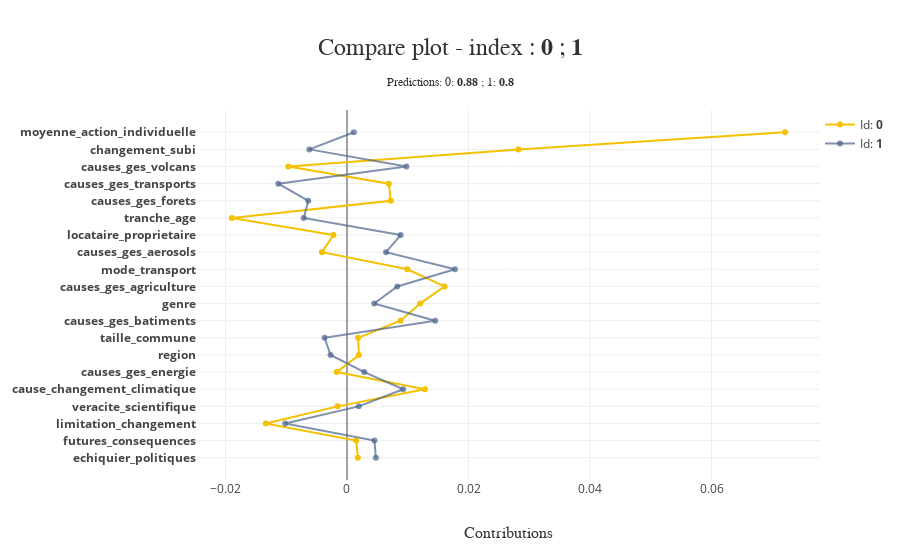

The notebook cell this image was saved under:
### Code cell
xpl_framaform.plot.compare_plot(index=[df_framaform_reduit.index[0], df_framaform_reduit.index[1]])

### Figure 1 — Plotly figure (JSON) as saved in the notebook; plotly's stock layout.template omitted (floating-point values rounded to 4 significant figures)
{"data": [{"hoverinfo": "text", "hovertext": ["Id: <b>0</b><br /><b>echiquier_politiques</b> <br />Contribution: 0.0018 <br />Value: Très à gauche", "Id: <b>0</b><br /><b>futures_consequences</b> <br />Contribution: 0.0015 <br />Value: Les conditions de vie deviendront extrêmement<br />pénibles à cause des dérèglements climatiques", "Id: <b>0</b><br /><b>limitation_changement</b> <br />Contribution: -0.0134 <br />Value: Non, certainement pas", "Id: <b>0</b><br /><b>veracite_scientifique</b> <br />Contribution: -0.0016 <br />Value: evalue_correctement", "Id: <b>0</b><br /><b>cause_changement_climatique</b> <br />Contribution: 0.0128 <br />Value: activites_humaines", "Id: <b>0</b><br /><b>causes_ges_energie</b> <br />Contribution: -0.0017 <br />Value: Beaucoup", "Id: <b>0</b><br /><b>region</b> <br />Contribution: 0.0020 <br />Value: Aquitaine - Limousin - Poitou - Charente", "Id: <b>0</b><br /><b>taille_commune</b> <br />Contribution: 0.0018 <br />Value: Dans une ville de 20.000 à moins de 100.000 habitants", "Id: <b>0</b><br /><b>causes_ges_batiments</b> <br />Contribution: 0.0088 <br />Value: Beaucoup", "Id: <b>0</b><br /><b>genre</b> <br />Contribution: 0.0120 <br />Value: Un homme", "Id: <b>0</b><br /><b>causes_ges_agriculture</b> <br />Contribution: 0.0161 <br />Value: Beaucoup", "Id: <b>0</b><br /><b>mode_transport</b> <br />Contribution: 0.0099 <br />Value: En vélo ou à pied", "Id: <b>0</b><br /><b>causes_ges_aerosols</b> <br />Contribution: -0.0041 <br />Value: Peu", "Id: <b>0</b><br /><b>locataire_proprietaire</b> <br />Contribution: -0.0022 <br />Value: Propriétaire (y compris copropriétaire et accédant)", "Id: <b>0</b><br /><b>tranche_age</b> <br />Contribution: -0.0189 <br />Value: 25-34 ans", "Id: <b>0</b><br /><b>causes_ges_forets</b> <br />Contribution: 0.0072 <br />Value: Assez", "Id: <b>0</b><br /><b>causes_ges_transports</b> <br />Contribution: 0.0069 <br />Value: Beaucoup", "Id: <b>0</b><br /><b>causes_ges_volcans</b> <br />Contribution: -0.0096 <br />Value: Peu", "Id: <b>0</b><br /><b>changement_subi</b> <br />Contribution: 0.0282 <br />Value: Oui, parfois", "Id: <b>0</b><br /><b>moyenne_action_individuelle</b> <br />Contribution: 0.0721 <br />Value: 3.75"], "marker": {"color": "rgba(244, 192, 0, 1.0)"}, "mode": "lines+markers", "name": "Id: <b>0</b>", "showlegend": true, "type": "scatter", "x": [0.001788, 0.001504, -0.01336, -0.001555, 0.01281, -0.001679, 0.001963, 0.001826, 0.008809, 0.01204, 0.01606, 0.009931, -0.004121, -0.002223, -0.01894, 0.007209, 0.006881, -0.00965, 0.0282, 0.0721], "y": ["<b>echiquier_politiques</b>", "<b>futures_consequences</b>", "<b>limitation_changement</b>", "<b>veracite_scientifique</b>", "<b>cause_changement_climatique</b>", "<b>causes_ges_energie</b>", "<b>region</b>", "<b>taille_commune</b>", "<b>causes_ges_batiments</b>", "<b>genre</b>", "<b>causes_ges_agriculture</b>", "<b>mode_transport</b>", "<b>causes_ges_aerosols</b>", "<b>locataire_proprietaire</b>", "<b>tranche_age</b>", "<b>causes_ges_forets</b>", "<b>causes_ges_transports</b>", "<b>causes_ges_volcans</b>", "<b>changement_subi</b>", "<b>moyenne_action_individuelle</b>"]}, {"hoverinfo": "text", "hovertext": ["Id: <b>1</b><br /><b>echiquier_politiques</b> <br />Contribution: 0.0048 <br />Value: No rep.", "Id: <b>1</b><br /><b>futures_consequences</b> <br />Contribution: 0.0045 <br />Value: Les conditions de vie deviendront extrêmement<br />pénibles à cause des dérèglements climatiques", "Id: <b>1</b><br /><b>limitation_changement</b> <br />Contribution: -0.0102 <br />Value: Non, certainement pas", "Id: <b>1</b><br /><b>veracite_scientifique</b> <br />Contribution: 0.0019 <br />Value: evalue_correctement", "Id: <b>1</b><br /><b>cause_changement_climatique</b> <br />Contribution: 0.0093 <br />Value: activites_humaines", "Id: <b>1</b><br /><b>causes_ges_energie</b> <br />Contribution: 0.0028 <br />Value: Beaucoup", "Id: <b>1</b><br /><b>region</b> <br />Contribution: -0.0027 <br />Value: Ile de France", "Id: <b>1</b><br /><b>taille_commune</b> <br />Contribution: -0.0037 <br />Value: Dans une ville de 20.000 à moins de 100.000 habitants", "Id: <b>1</b><br /><b>causes_ges_batiments</b> <br />Contribution: 0.0145 <br />Value: Beaucoup", "Id: <b>1</b><br /><b>genre</b> <br />Contribution: 0.0045 <br />Value: Un homme", "Id: <b>1</b><br /><b>causes_ges_agriculture</b> <br />Contribution: 0.0083 <br />Value: Beaucoup", "Id: <b>1</b><br /><b>mode_transport</b> <br />Contribution: 0.0178 <br />Value: En transports en commun urbains (dont métro)", "Id: <b>1</b><br /><b>causes_ges_aerosols</b> <br />Contribution: 0.0064 <br />Value: Beaucoup", "Id: <b>1</b><br /><b>locataire_proprietaire</b> <br />Contribution: 0.0088 <br />Value: Locataire", "Id: <b>1</b><br /><b>tranche_age</b> <br />Contribution: -0.0071 <br />Value: 25-34 ans", "Id: <b>1</b><br /><b>causes_ges_forets</b> <br />Contribution: -0.0064 <br />Value: Beaucoup", "Id: <b>1</b><br /><b>causes_ges_transports</b> <br />Contribution: -0.0113 <br />Value: Assez", "Id: <b>1</b><br /><b>causes_ges_volcans</b> <br />Contribution: 0.0098 <br />Value: Assez", "Id: <b>1</b><br /><b>changement_subi</b> <br />Contribution: -0.0062 <br />Value: Non, rarement", "Id: <b>1</b><br /><b>moyenne_action_individuelle</b> <br />Contribution: 0.0011 <br />Value: 3.0"], "marker": {"color": "rgba(74, 99, 138, 0.7)"}, "mode": "lines+markers", "name": "Id: <b>1</b>", "showlegend": true, "type": "scatter", "x": [0.004755, 0.00452, -0.01018, 0.001934, 0.009262, 0.002843, -0.002702, -0.003689, 0.01452, 0.00448, 0.008272, 0.01778, 0.006421, 0.008832, -0.007116, -0.006372, -0.01131, 0.00978, -0.006188, 0.001133], "y": ["<b>echiquier_politiques</b>", "<b>futures_consequences</b>", "<b>limitation_changement</b>", "<b>veracite_scientifique</b>", "<b>cause_changement_climatique</b>", "<b>causes_ges_energie</b>", "<b>region</b>", "<b>taille_commune</b>", "<b>causes_ges_batiments</b>", "<b>genre</b>", "<b>causes_ges_agriculture</b>", "<b>mode_transport</b>", "<b>causes_ges_aerosols</b>", "<b>locataire_proprietaire</b>", "<b>tranche_age</b>", "<b>causes_ges_forets</b>", "<b>causes_ges_transports</b>", "<b>causes_ges_volcans</b>", "<b>changement_subi</b>", "<b>moyenne_action_individuelle</b>"]}], "layout": {"height": 550, "hovermode": "closest", "legend": {"x": 1, "y": 1}, "margin": {"b": 70, "l": 150, "r": 20, "t": 110}, "title": {"font": {"color": "rgb(50, 50, 50)", "family": "Arial", "size": 24}, "text": "Compare plot - index : <b>0</b> ; <b>1</b><span style='font-size: 12px;'><br />Predictions: 0: <b>0.88</b> ; 1: <b>0.8</b></span>", "x": 0.5, "xanchor": "center", "y": 0.9, "yanchor": "middle"}, "width": 900, "xaxis": {"automargin": true, "title": {"font": {"color": "rgb(50, 50, 50)", "family": "Arial Black", "size": 16}, "text": "Contributions"}}, "yaxis": {"automargin": true, "title": {"font": {"color": "rgb(50, 50, 50)", "family": "Arial Black", "size": 16}}, "type": "category"}}}
